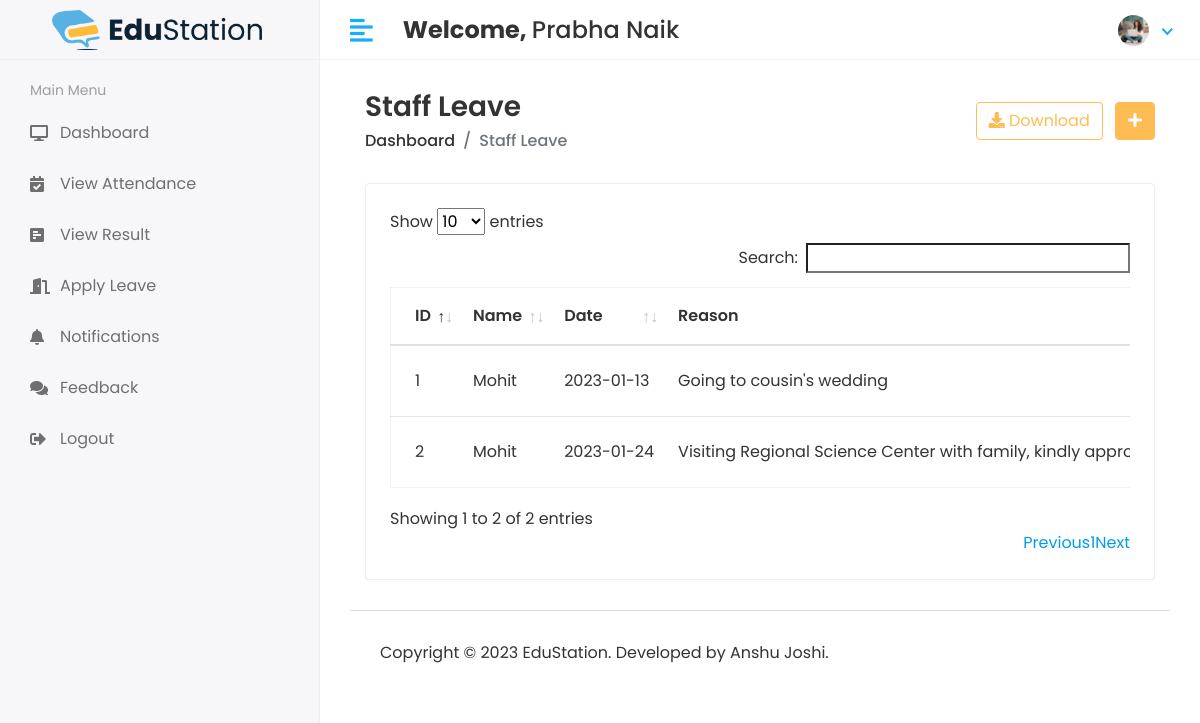
The app's page /HOD/Student/Leave_View (signed in) with its own data.
### app/models.py (models this page shows, shortened)
class CustomUser(AbstractUser):
    user_type_data = (
        (1, "HOD"),
        (2, "Staff"),
        (3, "Student")
    )
    user_type = models.CharField(default=1, choices=user_type_data, max_length=10)
    profile_pic = models.ImageField(upload_to='media/profile_pic')

class LeaveReportStudent(models.Model):
    id = models.AutoField(primary_key=True)
    student_id = models.ForeignKey(Students, on_delete=models.CASCADE)
    leave_date = models.CharField(max_length=255)
    leave_message = models.TextField()
    leave_status = models.IntegerField(default=0)
    created_at = models.DateTimeField(auto_now_add=True)
    updated_at = models.DateTimeField(auto_now=True)
    objects = models.Manager()

class Students(models.Model):
    id = models.AutoField(primary_key=True)
    admin = models.OneToOneField(CustomUser, on_delete=models.CASCADE)
    gender = models.CharField(max_length=50)
    address = models.TextField()
    course_id = models.ForeignKey(Courses, on_delete=models.DO_NOTHING, default=1)
    session_year_id = models.ForeignKey(SessionYearModel, on_delete=models.CASCADE)
    created_at = models.DateTimeField(auto_now_add=True)
    updated_at = models.DateTimeField(auto_now=True)
    objects = models.Manager()

### student_management_system/hodviews.py (the view)
# urls.py: path('HOD/Student/Leave_View', hodviews.STUD_LEAVE_VIEW, name='stud_leave_view'),
@login_required(login_url='/')
def STUD_LEAVE_VIEW(request):
    leave_data = LeaveReportStudent.objects.all()
    context = {
        'leave_data': leave_data,
    }
    return render(request, 'hod/stud_leave.html', context)

### templates/hod/stud_leave.html (shortened to what this page needs)
{% extends 'base.html' %}
{% block main_content %}
<div class="content container-fluid">
               <div class="page-header">
                  <div class="row align-items-center">
                     <div class="col">
                        <h3 class="page-title">Staff Leave</h3>
                        <ul class="breadcrumb">
                           <li class="breadcrumb-item"><a href="index.html">Dashboard</a></li>
                           <li class="breadcrumb-item active">Staff Leave</li>
                        </ul>
                     </div>
                     <div class="col-auto text-right float-right ml-auto">
                        <a href="#" class="btn btn-outline-primary mr-2"><i class="fas fa-download"></i> Download</a>
                        <a href="add-student.html" class="btn btn-primary"><i class="fas fa-plus"></i></a>
                     </div>
                  </div>
               </div>
               <div class="row">
                  <div class="col-sm-12">
                     <div class="card card-table">
                        <div class="card-body">
                           <div class="table-responsive">
                              <table class="table table-hover table-center mb-0" id="table_id">
                                 <thead>
                                    <tr>
                                       <th>ID</th>
                                       <th>Name</th>
                                       <th>Date</th>
                                       <th>Reason</th>
                                    </tr>
                                 </thead>
                                 <tbody>
                                 {% for i in leave_data %}
                                    <tr>
                                       <td>{{i.id}}</td>
                                       <td>{{i.student_id.admin.first_name}}</td>
                                       <td>{{i.leave_date}}</td>
                                       <td>{{i.leave_message}}</td>
                                    </tr>
                                 {% endfor %}
                                 </tbody>
                              </table>
                           </div>
                        </div>
                     </div>
                  </div>
               </div>
            </div>
{% endblock main_content%}

### templates/includes/header.html (shortened to what this page needs)
{% load static %}
<div class="main-wrapper">
         <div class="header">
            <div class="header-left">
               <a href="index.html" style="padding: 2rem;" class="logo">
               <img src="{% static 'assets/img/es-logo.png' %}" alt="Logo">
               </a>
            </div>
            <a href="javascript:void(0);" id="toggle_btn">
            <i class="fas fa-align-left"></i>
            </a>
            <div class="top-nav-search mt-3">
               <h4><strong>Welcome, </strong><span>{{user.first_name}} {{ user.last_name }}</span></h4>
            </div>
            <ul class="nav user-menu">
               <li class="nav-item dropdown has-arrow">
                  <a href="#" class="dropdown-toggle nav-link" data-toggle="dropdown">
                  <span class="user-img">
                     {% if user.profile_pic == "" %}
                        <span class="user-img"><img class="rounded-circle" src="{% static 'assets/img/noimg.png' %}" width="31" alt="User Image"></span>
                     {% else %}
                        <span class="user-img"><img class="rounded-circle" src="/{{user.profile_pic}}" width="31" alt="User Image"></span>
                     {% endif %}
                  </span>
                  </a>
               </li>
            </ul>
         </div>

### static/assets/css/style.css (style rules this page uses)
html { height: 100%; }
body { background-color: #fff; color: #333; font-family: 'Poppins', sans-serif; font-size: 1rem; height: 100%; line-height: 1.5; overflow-x: hidden; }
h1, h2, h3, h4, h5, h6 { font-family: 'Poppins', sans-serif; margin-top: 0; }
a { color: #009ce7; }
input, button, a { transition: all 0.4s ease; -moz-transition: all 0.4s ease; -o-transition: all 0.4s ease; -ms-transition: all 0.4s ease; -webkit-transition: all 0.4s ease; }
ul, ol { padding: 0px; list-style: none; }
.table { color: #333; max-width: 100%; margin-bottom: 0; width: 100%; }
.table.dataTable { border-collapse: collapse !important; border: 1px solid rgba(0, 0, 0, 0.05); }
.table thead tr th { font-weight: 600; }
.table tbody tr { border-bottom: 1px solid rgba(0, 0, 0, 0.05); }
.table.table-center td, .table.table-center th { vertical-align: middle; }
.card-table .card-body .table > thead > tr > th { border-top: 0; }
.card-table .card-body .table tr td:first-child, .card-table .card-body .table tr th:first-child { padding-left: 1.5rem; }
.card-table .table td, .card-table .table th { border-top: 1px solid #e2e5e8; padding: 1rem 0.75rem; white-space: nowrap; }
.btn-primary { background-color: #FFBC53; border: 1px solid #FFBC53; }
.btn-outline-primary { color: #FFBC53; border-color: #FFBC53; }
.card { border: 1px solid #ececf5; box-shadow: 0 1px 3px 0 rgba(0, 0, 0, 0.03); margin-bottom: 1.875rem; }
.card-body { padding: 1.5rem; }
.header { background-color: #fff; border-bottom: 1px solid #f3f3f4; left: 0; position: fixed; right: 0; top: 0; z-index: 1001; height: 60px; }
.header .header-left { float: left; height: 60px; padding: 0 20px; position: relative; width: 320px; z-index: 1; transition: all 0.2s ease-in-out; background-color: #f7f7fa; border-bottom: 1px solid #efefef; border-right: 1px solid #ececf5; display: flex; align-items: center; }
.header .header-left .logo { display: inline-block; line-height: 60px; }
.header .header-left .logo img { max-height: 40px; width: auto; }
.header .dropdown-toggle:after { display: none; }
.header .has-arrow .dropdown-toggle:after { border-top: 0; border-left: 0; border-bottom: 2px solid #18aefa; border-right: 2px solid #18aefa; content: ''; height: 8px; display: inline-block; pointer-events: none; -webkit-transform-origin: 66% 66%; -ms-transform-origin: 66% 66%; transform-origin: 66% 66%; -webkit-transform: rotate(45deg); -ms-transform: rotate(45deg); transform: rotate(45deg); -webkit-transition: all 0.15s ease-in-out; transition: all 0.15s ease-in-out; width: 8px; vertical-align: 0px; }
.user-menu { float: right; margin: 0; position: relative; z-index: 99; padding-right: 15px; }
.user-menu.nav > li > a { color: #a0a0a0; font-size: 14px; line-height: 58px; padding: 0 15px; height: 60px; }
.user-img { margin-right: 3px; position: relative; }
.top-nav-search { float: left; margin-left: 15px; }
.main-wrapper { width: 100%; height: 100vh; min-height: 100vh; }
.page-header { margin-bottom: 1.875rem; }
.page-header .breadcrumb { background-color: transparent; color: #6c757d; font-size: 1rem; font-weight: 500; margin-bottom: 0; padding: 0; }
.page-header .breadcrumb a { color: #333; }
.page-title { font-size: 28px; font-weight: 600; color: #333; margin-bottom: 5px; }
@media (min-width: 992px) { #toggle_btn { align-items: center; color: #18aefa; display: inline-flex; float: left; font-size: 26px; height: 60px; justify-content: center; margin-left: 15px; padding: 0 15px; } }

### records on screen
CustomUser: first_name "Prabha", last_name "Naik", profile_pic (picture)
LeaveReportStudent: id "1", student_id.admin.first_name "Mohit", leave_date "2023-01-13", leave_message "Going to cousin's wedding"
LeaveReportStudent: id "2", student_id.admin.first_name "Mohit", leave_date "2023-01-24", leave_message "Visiting Regional Science Center with family, kindly…"
